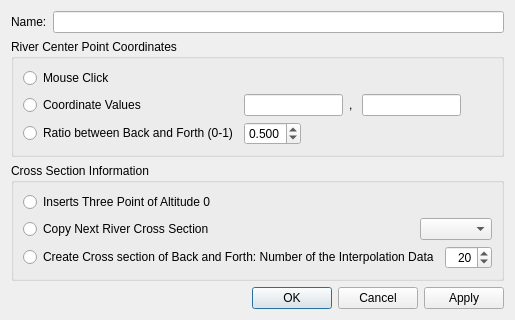
<?xml version="1.0" encoding="UTF-8"?>
<ui version="4.0">
 <class>GeoDataRiverPathPointInsertDialog</class>
 <widget class="QDialog" name="GeoDataRiverPathPointInsertDialog">
  <property name="geometry">
   <rect>
    <x>0</x>
    <y>0</y>
    <width>499</width>
    <height>295</height>
   </rect>
  </property>
  <property name="windowTitle">
   <string>Insert Traversal Line</string>
  </property>
  <layout class="QVBoxLayout" name="verticalLayout_2">
   <item>
    <layout class="QHBoxLayout" name="horizontalLayout_5" stretch="0,1">
     <item>
      <widget class="QLabel" name="nameLabel">
       <property name="text">
        <string>Name:</string>
       </property>
      </widget>
     </item>
     <item>
      <widget class="QLineEdit" name="nameEdit"/>
     </item>
    </layout>
   </item>
   <item>
    <widget class="QGroupBox" name="coordGroupBox">
     <property name="title">
      <string>River Center Point Coordinates</string>
     </property>
     <layout class="QGridLayout" name="gridLayout">
      <item row="0" column="0">
       <widget class="QRadioButton" name="coordClickRadioButton">
        <property name="text">
         <string>Mouse Click</string>
        </property>
       </widget>
      </item>
      <item row="1" column="0">
       <widget class="QRadioButton" name="coordValueRadioButton">
        <property name="text">
         <string>Coordinate Values</string>
        </property>
       </widget>
      </item>
      <item row="1" column="1">
       <layout class="QHBoxLayout" name="horizontalLayout">
        <item>
         <widget class="RealNumberEditWidget" name="coordXEdit">
          <property name="sizePolicy">
           <sizepolicy hsizetype="Preferred" vsizetype="Fixed">
            <horstretch>0</horstretch>
            <verstretch>0</verstretch>
           </sizepolicy>
          </property>
          <property name="alignment">
           <set>Qt::AlignRight|Qt::AlignTrailing|Qt::AlignVCenter</set>
          </property>
         </widget>
        </item>
        <item>
         <widget class="QLabel" name="commaLabel">
          <property name="text">
           <string>, </string>
          </property>
         </widget>
        </item>
        <item>
         <widget class="RealNumberEditWidget" name="coordYEdit">
          <property name="sizePolicy">
           <sizepolicy hsizetype="Preferred" vsizetype="Fixed">
            <horstretch>0</horstretch>
            <verstretch>0</verstretch>
           </sizepolicy>
          </property>
          <property name="alignment">
           <set>Qt::AlignRight|Qt::AlignTrailing|Qt::AlignVCenter</set>
          </property>
         </widget>
        </item>
        <item>
         <spacer name="horizontalSpacer_5">
          <property name="orientation">
           <enum>Qt::Horizontal</enum>
          </property>
          <property name="sizeHint" stdset="0">
           <size>
            <width>40</width>
            <height>20</height>
           </size>
          </property>
         </spacer>
        </item>
       </layout>
      </item>
      <item row="2" column="0">
       <widget class="QRadioButton" name="coordRatioRadioButton">
        <property name="text">
         <string>Ratio between Back and Forth (0-1)</string>
        </property>
       </widget>
      </item>
      <item row="2" column="1">
       <layout class="QHBoxLayout" name="horizontalLayout_2">
        <item>
         <widget class="QDoubleSpinBox" name="coordRatioSpinBox">
          <property name="decimals">
           <number>3</number>
          </property>
          <property name="minimum">
           <double>0.001000000000000</double>
          </property>
          <property name="maximum">
           <double>0.999000000000000</double>
          </property>
          <property name="singleStep">
           <double>0.010000000000000</double>
          </property>
          <property name="value">
           <double>0.500000000000000</double>
          </property>
         </widget>
        </item>
        <item>
         <spacer name="horizontalSpacer">
          <property name="orientation">
           <enum>Qt::Horizontal</enum>
          </property>
          <property name="sizeHint" stdset="0">
           <size>
            <width>40</width>
            <height>20</height>
           </size>
          </property>
         </spacer>
        </item>
       </layout>
      </item>
     </layout>
    </widget>
   </item>
   <item>
    <widget class="QGroupBox" name="groupBox">
     <property name="title">
      <string>Cross Section Information</string>
     </property>
     <layout class="QVBoxLayout" name="verticalLayout">
      <item>
       <widget class="QRadioButton" name="crossThreeRadioButton">
        <property name="text">
         <string>Inserts Three Point of Altitude 0</string>
        </property>
       </widget>
      </item>
      <item>
       <layout class="QHBoxLayout" name="horizontalLayout_4">
        <item>
         <widget class="QRadioButton" name="crossCopyRadioButton">
          <property name="text">
           <string>Copy Next River Cross Section</string>
          </property>
         </widget>
        </item>
        <item>
         <spacer name="horizontalSpacer_3">
          <property name="orientation">
           <enum>Qt::Horizontal</enum>
          </property>
          <property name="sizeHint" stdset="0">
           <size>
            <width>40</width>
            <height>20</height>
           </size>
          </property>
         </spacer>
        </item>
        <item>
         <widget class="QComboBox" name="crossCopyComboBox"/>
        </item>
       </layout>
      </item>
      <item>
       <layout class="QHBoxLayout" name="horizontalLayout_3">
        <item>
         <widget class="QRadioButton" name="crossCreateRadioButton">
          <property name="text">
           <string>Create Cross section of Back and Forth: Number of the Interpolation Data</string>
          </property>
         </widget>
        </item>
        <item>
         <spacer name="horizontalSpacer_2">
          <property name="orientation">
           <enum>Qt::Horizontal</enum>
          </property>
          <property name="sizeHint" stdset="0">
           <size>
            <width>40</width>
            <height>20</height>
           </size>
          </property>
         </spacer>
        </item>
        <item>
         <widget class="QSpinBox" name="crossNumberBox">
          <property name="alignment">
           <set>Qt::AlignRight|Qt::AlignTrailing|Qt::AlignVCenter</set>
          </property>
          <property name="minimum">
           <number>2</number>
          </property>
          <property name="maximum">
           <number>999</number>
          </property>
          <property name="value">
           <number>20</number>
          </property>
         </widget>
        </item>
       </layout>
      </item>
     </layout>
    </widget>
   </item>
   <item>
    <spacer name="verticalSpacer">
     <property name="orientation">
      <enum>Qt::Vertical</enum>
     </property>
     <property name="sizeHint" stdset="0">
      <size>
       <width>20</width>
       <height>0</height>
      </size>
     </property>
    </spacer>
   </item>
   <item>
    <widget class="QDialogButtonBox" name="buttonBox">
     <property name="orientation">
      <enum>Qt::Horizontal</enum>
     </property>
     <property name="standardButtons">
      <set>QDialogButtonBox::Apply|QDialogButtonBox::Cancel|QDialogButtonBox::Ok</set>
     </property>
    </widget>
   </item>
  </layout>
 </widget>
 <customwidgets>
  <customwidget>
   <class>RealNumberEditWidget</class>
   <extends>QLineEdit</extends>
   <header>guibase/widget/realnumbereditwidget.h</header>
  </customwidget>
 </customwidgets>
 <tabstops>
  <tabstop>coordClickRadioButton</tabstop>
  <tabstop>coordValueRadioButton</tabstop>
  <tabstop>coordXEdit</tabstop>
  <tabstop>coordYEdit</tabstop>
  <tabstop>coordRatioRadioButton</tabstop>
  <tabstop>crossThreeRadioButton</tabstop>
  <tabstop>crossCopyRadioButton</tabstop>
  <tabstop>crossCopyComboBox</tabstop>
  <tabstop>crossCreateRadioButton</tabstop>
  <tabstop>crossNumberBox</tabstop>
  <tabstop>buttonBox</tabstop>
 </tabstops>
 <resources/>
 <connections>
  <connection>
   <sender>buttonBox</sender>
   <signal>accepted()</signal>
   <receiver>GeoDataRiverPathPointInsertDialog</receiver>
   <slot>accept()</slot>
   <hints>
    <hint type="sourcelabel">
     <x>227</x>
     <y>277</y>
    </hint>
    <hint type="destinationlabel">
     <x>157</x>
     <y>274</y>
    </hint>
   </hints>
  </connection>
  <connection>
   <sender>buttonBox</sender>
   <signal>rejected()</signal>
   <receiver>GeoDataRiverPathPointInsertDialog</receiver>
   <slot>reject()</slot>
   <hints>
    <hint type="sourcelabel">
     <x>295</x>
     <y>283</y>
    </hint>
    <hint type="destinationlabel">
     <x>286</x>
     <y>274</y>
    </hint>
   </hints>
  </connection>
  <connection>
   <sender>coordValueRadioButton</sender>
   <signal>toggled(bool)</signal>
   <receiver>coordXEdit</receiver>
   <slot>setEnabled(bool)</slot>
   <hints>
    <hint type="sourcelabel">
     <x>54</x>
     <y>92</y>
    </hint>
    <hint type="destinationlabel">
     <x>277</x>
     <y>93</y>
    </hint>
   </hints>
  </connection>
  <connection>
   <sender>coordValueRadioButton</sender>
   <signal>toggled(bool)</signal>
   <receiver>coordYEdit</receiver>
   <slot>setEnabled(bool)</slot>
   <hints>
    <hint type="sourcelabel">
     <x>108</x>
     <y>90</y>
    </hint>
    <hint type="destinationlabel">
     <x>425</x>
     <y>94</y>
    </hint>
   </hints>
  </connection>
  <connection>
   <sender>crossCopyRadioButton</sender>
   <signal>toggled(bool)</signal>
   <receiver>crossCopyComboBox</receiver>
   <slot>setEnabled(bool)</slot>
   <hints>
    <hint type="sourcelabel">
     <x>151</x>
     <y>200</y>
    </hint>
    <hint type="destinationlabel">
     <x>448</x>
     <y>201</y>
    </hint>
   </hints>
  </connection>
  <connection>
   <sender>crossCreateRadioButton</sender>
   <signal>toggled(bool)</signal>
   <receiver>crossNumberBox</receiver>
   <slot>setEnabled(bool)</slot>
   <hints>
    <hint type="sourcelabel">
     <x>331</x>
     <y>229</y>
    </hint>
    <hint type="destinationlabel">
     <x>452</x>
     <y>229</y>
    </hint>
   </hints>
  </connection>
  <connection>
   <sender>coordRatioRadioButton</sender>
   <signal>toggled(bool)</signal>
   <receiver>coordRatioSpinBox</receiver>
   <slot>setEnabled(bool)</slot>
   <hints>
    <hint type="sourcelabel">
     <x>93</x>
     <y>115</y>
    </hint>
    <hint type="destinationlabel">
     <x>242</x>
     <y>119</y>
    </hint>
   </hints>
  </connection>
  <connection>
   <sender>coordRatioRadioButton</sender>
   <signal>toggled(bool)</signal>
   <receiver>crossCreateRadioButton</receiver>
   <slot>setEnabled(bool)</slot>
   <hints>
    <hint type="sourcelabel">
     <x>76</x>
     <y>120</y>
    </hint>
    <hint type="destinationlabel">
     <x>51</x>
     <y>232</y>
    </hint>
   </hints>
  </connection>
 </connections>
</ui>
